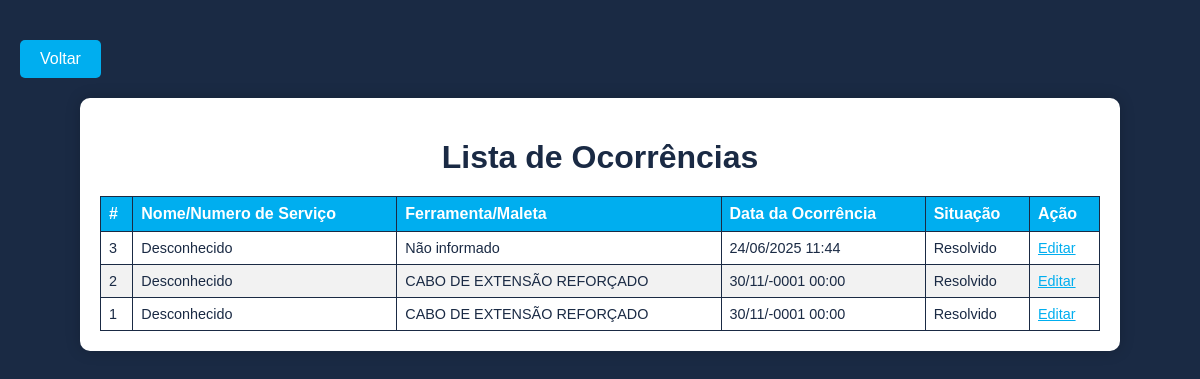
Screenshot of /menu/checklist/ocorrencias/index.php (signed in) with the database file from the repository.
### tables this page shows
CREATE TABLE IF NOT EXISTS `ocorrencias` (
  `num_ocorrencia` int NOT NULL AUTO_INCREMENT,
  `nome_num` varchar(250) NOT NULL,
  `responsavel` int NOT NULL,
  `id_ferramenta` int DEFAULT NULL,
  `id_maleta` int DEFAULT NULL,
  `id_mp` int DEFAULT NULL,
  `data_ocorrencia` datetime DEFAULT CURRENT_TIMESTAMP,
  `descricao` text,
  `situacao` enum('A resolver','Resolvido','Em andamento') DEFAULT 'A resolver',
  PRIMARY KEY (`num_ocorrencia`),
  KEY `num_ordem_servico` (`nome_num`),
  KEY `responsavel` (`responsavel`),
  KEY `id_ferramenta` (`id_ferramenta`)
);

CREATE TABLE IF NOT EXISTS `ferramentas` (
  `id_ferramenta` int NOT NULL AUTO_INCREMENT,
  `nome` varchar(250) NOT NULL,
  `valor` decimal(10,2) NOT NULL,
  `quantidade_total` int NOT NULL,
  `quantidade_atual` int NOT NULL,
  `tipo` varchar(250) NOT NULL,
  `situacao` varchar(250) DEFAULT 'Disponível',
  `nome_num` varchar(250) DEFAULT NULL,
  PRIMARY KEY (`id_ferramenta`),
  UNIQUE KEY `id` (`id_ferramenta`),
  KEY `fk_ordem_servico` (`nome_num`)
);

### menu/checklist/ocorrencias/index.php (the view, shortened to what this page needs)
<?php
include '../../conn.php';
$query_ocorrencias = "SELECT
    o.num_ocorrencia, o.nome_num, o.id_ferramenta, o.id_maleta,
    o.data_ocorrencia, o.situacao,
    f.nome AS nome_ferramenta, m.nome AS nome_maleta
FROM ocorrencias o
LEFT JOIN ferramentas f ON o.id_ferramenta = f.id_ferramenta
LEFT JOIN maletas m ON o.id_maleta = m.id_maleta
ORDER BY o.num_ocorrencia DESC";
$result_ocorrencias = $conn->query($query_ocorrencias);
?>
<!DOCTYPE html>
<html lang="pt-BR">
<head>
    <link rel="stylesheet" href="style.css">
</head>
<body>
    <div class="back-button">
        <a href="..">Voltar</a>
    </div>
    <div class="container">
        <h1>Lista de Ocorrências</h1>
        <table class="table-style">
            <thead>
                <tr>
                    <th>#</th>
                    <th>Nome/Numero de Serviço</th>
                    <th>Ferramenta/Maleta</th>
                    <th>Data da Ocorrência</th>
                    <th>Situação</th>
                    <th>Ação</th>
                </tr>
            </thead>
            <tbody>
                <?php while ($ocorrencia = $result_ocorrencias->fetch_assoc()): ?>
                    <tr>
                        <td><?php echo htmlspecialchars($ocorrencia['num_ocorrencia']); ?></td>
                        <td><?php echo htmlspecialchars($ocorrencia['nome_num'] ?: 'Desconhecido'); ?></td>
                        <td><?php echo htmlspecialchars($ocorrencia['nome_ferramenta'] ?: $ocorrencia['nome_maleta'] ?: 'Não informado'); ?></td>
                        <td><?php echo htmlspecialchars(date('d/m/Y H:i', strtotime($ocorrencia['data_ocorrencia']))); ?></td>
                        <td><?php echo htmlspecialchars($ocorrencia['situacao']); ?></td>
                        <td>
                            <a href="editar_ocorrencia?id_ocorrencia=<?php echo htmlspecialchars($ocorrencia['num_ocorrencia']); ?>&id_ferramenta=<?php echo $ocorrencia['id_ferramenta'] ?: ''; ?>&id_maleta=<?php echo $ocorrencia['id_maleta'] ?: ''; ?>">Editar</a>
                        </td>
                    </tr>
                <?php endwhile; ?>
            </tbody>
        </table>
    </div>
</body>
</html>

### menu/checklist/ocorrencias/style.css (style rules this page uses)
.container { width: 90%; max-width: 1000px; margin: 0 auto; background-color: var(--secondary-color); color: var(--primary-color); padding: 20px; border-radius: 10px; box-shadow: var(--shadow); }
h1 { text-align: center; color: var(--primary-color); margin-bottom: 20px; }
a { color: var(--accent-color); }

### menu/styles.css (style rules this page uses)
body { background-color: var(--primary-color); font-family: var(--font-family); color: var(--secondary-color); margin: 0; padding: 20px; font-family: Arial, Helvetica, sans-serif; }
h1 { text-align: center; }
h1, h2, h3 { margin-bottom: 30px; }
.back-button { margin: 20px; }
.back-button a { background-color: var(--accent-color); color: var(--secondary-color); text-decoration: none; transition: background-color 0.2s, color 0.2s; font-weight: 500; font-size: 1rem; display: inline-block; padding: 10px 20px; border-radius: var(--border-radius); }
.back-button { margin: 20px 0; text-align: left; }
.container, .container-box { background-color: var(--secondary-color); color: var(--primary-color); padding: 20px; border-radius: var(--container-radius); box-shadow: var(--shadow); width: 90%; max-width: 1000px; margin: 0 auto; }
.table-style, table { width: 100%; border-collapse: collapse; background-color: var(--secondary-color); color: var(--primary-color); }
.table-style th, table th { background-color: var(--accent-color); color: var(--secondary-color); border: 1px solid var(--primary-color); padding: 8px; text-align: left; }
.table-style td { border: 1px solid var(--primary-color); padding: 8px; overflow-wrap: break-word; font-size: 0.9em; }
.table-style tr:nth-child(even), table tr:nth-child(even) { background-color: var(--neutral-color); }

### menu/config.css (style rules this page uses)
:root { --primary-color: #1A2A44; --secondary-color: #FFFFFF; --accent-color: #00AEEF; --accent-hover-color: #008FCC; --neutral-color: #F2F2F2; --font-family: Arial, sans-serif; --border-radius: 5px; --container-radius: 10px; --shadow: 0 0 15px rgba(0, 0, 0, 0.2); }

### rows the page displays
ocorrencias: num_ocorrencia "3", nome_num "Desconhecido", nome_maleta "Não informado", data_ocorrencia "24/06/2025 11:44", situacao "Resolvido"
ocorrencias: num_ocorrencia "2", nome_num "Desconhecido", id_ferramenta.nome "CABO DE EXTENSÃO REFORÇADO", data_ocorrencia "30/11/-0001 00:00", situacao "Resolvido"
ocorrencias: num_ocorrencia "1", nome_num "Desconhecido", id_ferramenta.nome "CABO DE EXTENSÃO REFORÇADO", data_ocorrencia "30/11/-0001 00:00", situacao "Resolvido"
